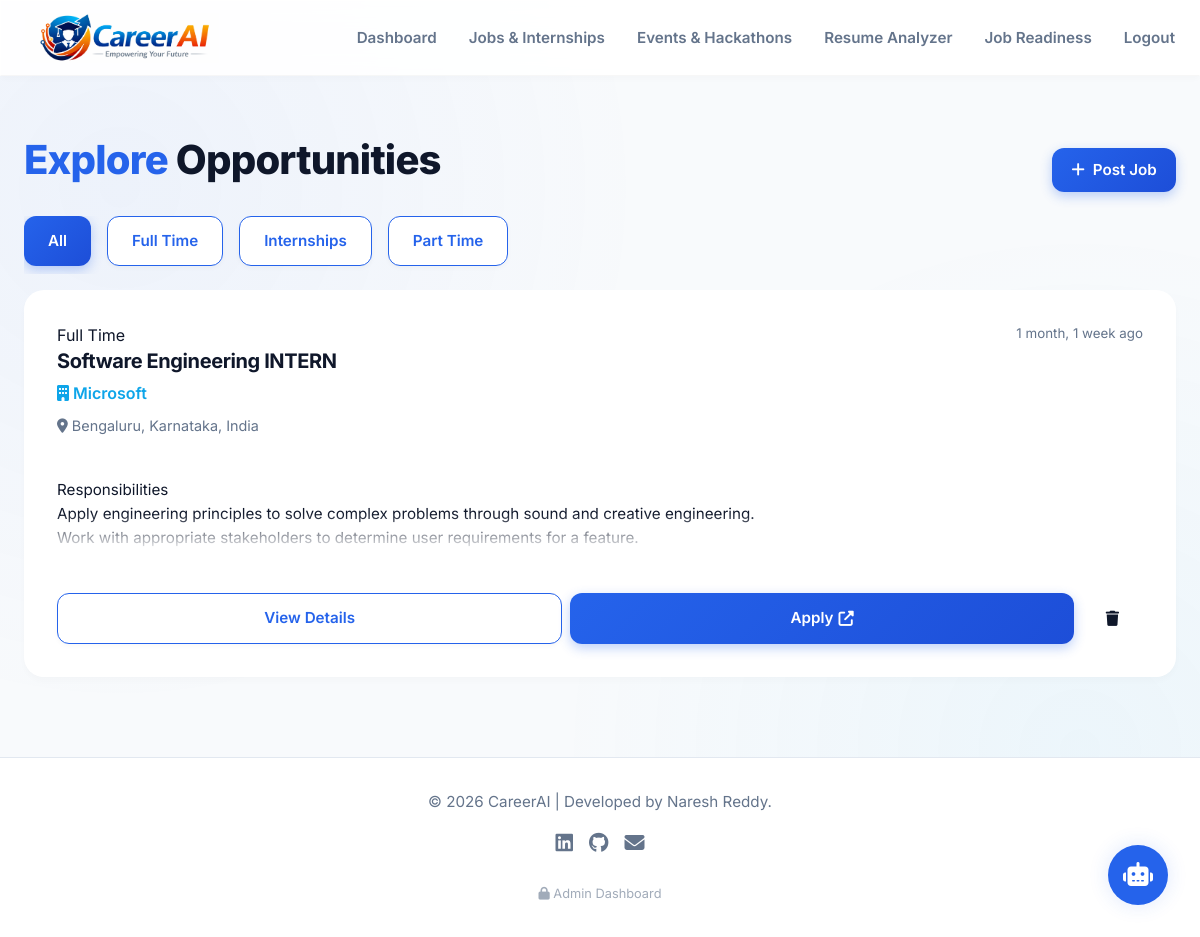
The page /jobs/ (signed in) on the database its author committed.
### core/models.py (models this page shows, shortened)
class JobPosting(models.Model):
    JOB_TYPES = (
        ('FULL_TIME', 'Full Time'),
        ('PART_TIME', 'Part Time'),
        ('INTERNSHIP', 'Internship'),
        ('CONTRACT', 'Contract'),
    )
    title = models.CharField(max_length=200)
    company_name = models.CharField(max_length=200)
    location = models.CharField(max_length=200, default="Remote")
    salary_range = models.CharField(max_length=100, blank=True, help_text="e.g. $50k - $70k or Competitive")
    job_type = models.CharField(max_length=20, choices=JOB_TYPES, default='FULL_TIME')
    description = models.TextField()
    apply_link = models.URLField(help_text="Direct link to company application page")
    posted_at = models.DateTimeField(auto_now_add=True)
    is_active = models.BooleanField(default=True)
    posted_by = models.ForeignKey(User, on_delete=models.SET_NULL, null=True)
    class Meta:
        ordering = ['-posted_at']

### core/views/job_views.py (the view)
# urls.py: path('jobs/', views.job_list, name='job_list'),
@login_required
def job_list(request):
    filter_type = request.GET.get('type') # e.g., 'INTERNSHIP' or 'FULL_TIME'
    jobs = JobPosting.objects.filter(is_active=True)
    if filter_type:
        jobs = jobs.filter(job_type=filter_type)
    context = {
        'jobs': jobs,
        'filter_type': filter_type
    }
    return render(request, 'core/job_list.html', context)

### core/templates/core/job_list.html (shortened to what this page needs)
{% extends 'core/base.html' %}
{% block content %}
<div class="container py-8">
    <div class="flex flex-wrap justify-between items-center gap-4 mb-6 heading-y-padding">
        <h1 class="page-title">
            <span style="color: var(--primary);">Explore</span> Opportunities
        </h1>
        {% if user.is_staff or user.is_superuser %}
            <a href="{% url 'post_job' %}" class="btn btn-primary" style="padding: 0.6rem 1.2rem;">
                <i class="fas fa-plus" style="margin-right: 0.5rem;"></i> Post Job
            </a>
        {% endif %}
    </div>
    <div class="flex gap-4 mb-4" style="overflow-x: auto; padding-bottom: 0.5rem;">
        <a href="{% url 'job_list' %}" class="btn {% if not filter_type %}btn-primary{% else %}btn-outline{% endif %}">
            All
        </a>
        <a href="?type=FULL_TIME" class="btn {% if filter_type == 'FULL_TIME' %}btn-primary{% else %}btn-outline{% endif %}">
            Full Time
        </a>
        <a href="?type=INTERNSHIP" class="btn {% if filter_type == 'INTERNSHIP' %}btn-primary{% else %}btn-outline{% endif %}">
            Internships
        </a>
        <a href="?type=PART_TIME" class="btn {% if filter_type == 'PART_TIME' %}btn-primary{% else %}btn-outline{% endif %}">
            Part Time
        </a>
    </div>
    <div class="grid grid-3">
        {% for job in jobs %}
        <div class="card job-card flex flex-col justify-between">
            <div>
                <div class="flex justify-between items-start mb-2">
                    <span class="tag">{{ job.get_job_type_display }}</span>
                    <small style="color: var(--text-muted);">{{ job.posted_at|timesince }} ago</small>
                </div>
                <h3 style="font-size: 1.25rem; font-weight: 700; margin-bottom: 0.5rem;">{{ job.title }}</h3>
                <p style="color: var(--accent); font-weight: 600; margin-bottom: 0.5rem;">
                    <i class="fas fa-building"></i> {{ job.company_name }}
                </p>
                <p style="color: var(--text-muted); font-size: 0.9rem; margin-bottom: 1rem;">
                    <i class="fas fa-map-marker-alt"></i> {{ job.location }}
                </p>
                <div style="font-size: 0.95rem; margin-bottom: 1.5rem; max-height: 100px; overflow: hidden; position: relative;">
                    {{ job.description|linebreaks }}
                    <div style="position: absolute; bottom: 0; left: 0; width: 100%; height: 40px; background: linear-gradient(transparent, var(--bg-card));"></div>
                </div>
            </div>
            <div class="flex gap-2 mt-4">
                <a href="{% url 'job_detail' job.id %}" class="btn btn-outline" style="flex: 1;">View Details</a>
                <a href="{{ job.apply_link }}" target="_blank" class="btn btn-primary" style="flex: 1;">Apply <i class="fas fa-external-link-alt" style="margin-left: 5px;"></i></a>
                {% if user.is_staff or user.is_superuser %}
                    <a href="{% url 'delete_job' job.id %}" class="btn btn-danger" onclick="return confirm('Delete this job?');"><i class="fas fa-trash"></i></a>
                {% endif %}
            </div>
        </div>
        {% endfor %}
    </div>
</div>
{% endblock %}

### static/css/style.css (style rules this page uses)
:root { --primary: #2563eb; --primary-hover: #1d4ed8; --secondary: #475569; --accent: #0ea5e9; --bg-dark: #f8fafc; --bg-card: #ffffff; --bg-surface: #f1f5f9; --text-main: #0f172a; --text-muted: #64748b; --text-light: #ffffff; --success: #10b981; --error: #ef4444; --shadow-sm: 0 1px 2px rgba(0, 0, 0, 0.05); --shadow-md: 0 4px 6px -1px rgba(0, 0, 0, 0.08); --shadow-lg: 0 10px 15px -3px rgba(0, 0, 0, 0.08); --shadow-glow: 0 0 20px rgba(37, 99, 235, 0.15); --shadow-3d: 0 20px 25px -5px rgba(0, 0, 0, 0.1), 0 10px 10px -5px rgba(0, 0, 0, 0.04); --radius-md: 0.75rem; --radius-lg: 1.25rem; --radius-xl: 2rem; --transition: transform 0.2s ease, opacity 0.2s ease, background-color 0.2s ease, box-shadow 0.2s ease; --transition-bounce: transform 0.4s cubic-bezier(0.34, 1.56, 0.64, 1); }
*, *::before, *::after { box-sizing: border-box; margin: 0; padding: 0; -webkit-font-smoothing: antialiased; }
body { font-family: "Inter", -apple-system, BlinkMacSystemFont, "Segoe UI", Roboto, sans-serif; background-color: var(--bg-dark); color: var(--text-main); line-height: 1.6; min-height: 100vh; display: flex; flex-direction: column; overflow-x: hidden; font-size: 16px; position: relative; }
body::before { content: ""; position: fixed; top: 0; left: 0; width: 100%; height: 100%; z-index: -1; background: radial-gradient( circle at 10% 20%, rgba(37, 99, 235, 0.05) 0%, transparent 40% ), radial-gradient( circle at 90% 80%, rgba(14, 165, 233, 0.05) 0%, transparent 40% ); pointer-events: none; }
a { text-decoration: none; color: inherit; transition: var(--transition); }
.container { width: 100%; max-width: 1200px; margin: 0 auto; padding: 0 1.5rem; }
.grid { display: grid; gap: 2rem; }
.grid-3 { grid-template-columns: repeat(auto-fit, minmax(300px, 1fr)); }
.flex { display: flex; }
.flex-col { flex-direction: column; }
.items-center { align-items: center; }
.justify-between { justify-content: space-between; }
.gap-2 { gap: 0.5rem; }
.gap-4 { gap: 1rem; }
.mt-4 { margin-top: 1rem; }
.mb-4 { margin-bottom: 1rem; }
.py-8 { padding-top: 3rem; padding-bottom: 3rem; }
.heading-y-padding { padding: 0.75rem 0 !important; }
h1, h2, h3 { color: var(--text-main); line-height: 1.2; font-weight: 800; margin-bottom: 0.5em; letter-spacing: -0.02em; }
h1 { font-size: 2.5rem; }
h3 { font-size: 1.5rem; }
.btn { display: inline-flex; align-items: center; justify-content: center; padding: 0.75rem 1.5rem; border-radius: var(--radius-md); font-weight: 600; cursor: pointer; border: none; font-size: 0.95rem; transition: var(--transition); white-space: nowrap; }
.btn-primary { background: linear-gradient(135deg, var(--primary), var(--primary-hover)); color: white !important; box-shadow: 0 4px 12px rgba(37, 99, 235, 0.3); }
.btn-outline { background: white; border: 1px solid var(--primary); color: var(--primary); box-shadow: 0 2px 5px rgba(0, 0, 0, 0.03); }
.card { background-color: var(--bg-card); border-radius: var(--radius-lg); padding: 2rem; border: 1px solid rgba(255, 255, 255, 0.8); box-shadow: 0 4px 6px rgba(0, 0, 0, 0.02); transition: var(--transition); content-visibility: auto; contain-intrinsic-size: 0 500px; }

### rows shown on the page
JobPosting: job_type "Full Time", posted_at "1 month, 1 week", title "Software Engineering INTERN", company_name "Microsoft", location "Bengaluru, Karnataka, India", description "Responsibilities Apply engineering principles to solve complex problems through sound and creative engineering. Work with appropriate stakeholders to determine user requirements for a feature."
